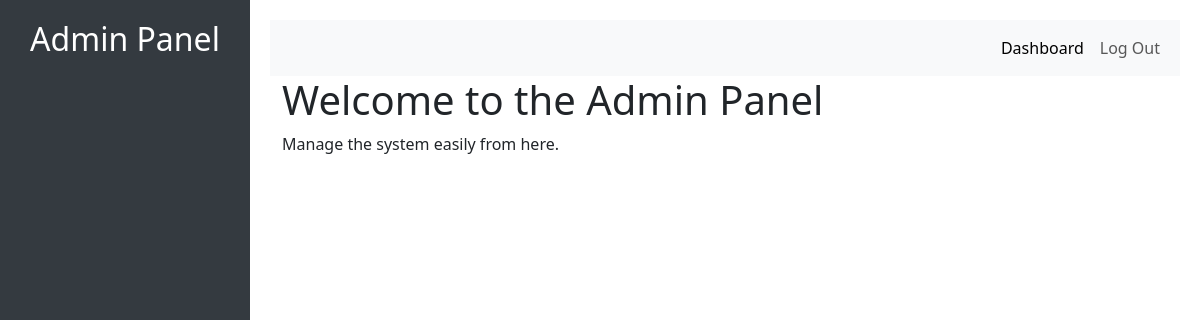
The page /admin_dashboard.php on the database as committed earlier.
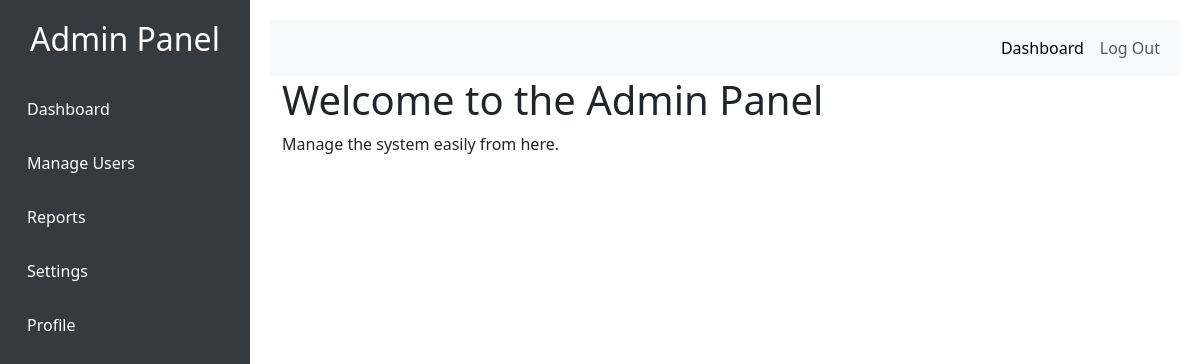
The same page on the database as committed later.
### tables this page shows
CREATE TABLE `menus` (
  `id` int(11) NOT NULL,
  `title` varchar(255) NOT NULL,
  `parent_id` int(11) DEFAULT 0
);

### admin_dashboard.php (the view, shortened to what this page needs)
<?php
include 'conn.php';
$menus = [];
$menuQuery = "SELECT * FROM menus WHERE parent_id = 0";
$menuResult = $conn->query($menuQuery);
while ($menu = $menuResult->fetch_assoc()) {
    $submenuQuery = "SELECT * FROM menus WHERE parent_id = " . $menu['id'];
    $submenuResult = $conn->query($submenuQuery);
    $submenus = [];
    while ($submenu = $submenuResult->fetch_assoc()) {
        $submenus[] = $submenu;
    }
    $menus[] = [
        'title' => $menu['title'],
        'id' => $menu['id'],
        'submenus' => $submenus
    ];
}
?>
<!DOCTYPE html>
<html lang="en">
<head>
    <link href="https://cdn.jsdelivr.net/npm/bootstrap@5.3.0-alpha1/dist/css/bootstrap.min.css" rel="stylesheet">
    <link href="https://cdnjs.cloudflare.com/ajax/libs/font-awesome/6.0.0-beta3/css/all.min.css" rel="stylesheet">
</head>
<body>
<div class="sidebar">
    <div class="container">
        <h2 class="text-white text-center mb-4">Admin Panel</h2>
        <?php foreach ($menus as $menu): ?>
            <a href="#" class="menu-item" data-bs-toggle="collapse" data-bs-target="#menu-<?php echo strtolower(str_replace(' ', '_', $menu['title'])); ?>">
                <?php echo $menu['title']; ?>
            </a>
        <?php endforeach; ?>
    </div>
</div>
<div class="content">
    <nav class="navbar navbar-expand-lg navbar-light bg-light">
        <div class="container-fluid">
            <div class="collapse navbar-collapse" id="navbarNav">
                <ul class="navbar-nav ms-auto">
                    <li class="nav-item">
                        <a class="nav-link active" href="#">Dashboard</a>
                    </li>
                    <li class="nav-item">
                        <a class="nav-link" href="#">Log Out</a>
                    </li>
                </ul>
            </div>
        </div>
    </nav>
    <div class="container">
        <h1>Welcome to the Admin Panel</h1>
        <p>Manage the system easily from here.</p>
    </div>
</div>
</body>
</html>

Rows that differ between the two databases and show on the page:
added menus: title "Dashboard"
added menus: title "Manage Users"
added menus: title "Reports"
added menus: title "Settings"
added menus: title "Profile"
